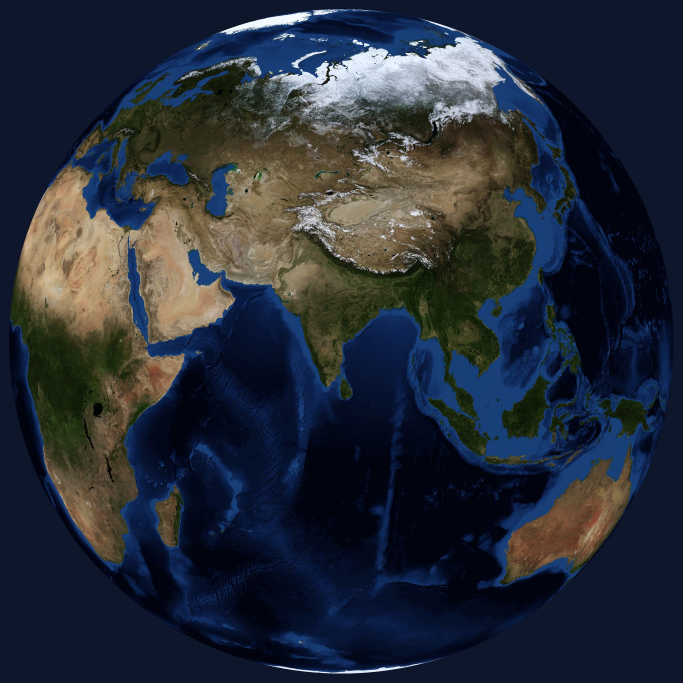
#> input picture assets/images/intro/earth-day.jpg, 2048 x 2048 px (shown at 1/3 size)
$ python intro-earth.py ../assets/images/intro/earth-day.jpg
#> lines starting #> are read from the running program, lines starting #| are printed output that depends on the picture
#> further down, full is the input picture: PIL image 2048x2048 RGB; mean R, G, B 38.7, 44.9, 56.4
"""
The intro's Earth, from NASA's Blue Marble Next Generation (October, with topography and
bathymetry; public domain, NASA Earth Observatory). Seen from straight above the middle of India,
as `GLOBE_CENTRE` in src/components/onboarding/Globe.tsx says.

    python3 scripts/intro-earth.py path/to/world.topo.bathy.200410.3x21600x10800.jpg

The source is 29 MB, from
https://science.nasa.gov/earth/earth-observatory/blue-marble-next-generation/base-topography-bathymetry/
and isn't kept in the repo. Writes, in assets/images/intro/:

- earth-day.jpg / earth-day-web.jpg: the whole side of the Earth facing us, the disc filling the
  picture less the art's rim (RIM in Globe.tsx).
- earth-near.webp: the middle of that same picture, four times finer, for the zoom on a phone: the
  Earth grows some thirty times over before the map takes its place, and the whole-disc picture is
  a blur by then. Its edges fade out, so it melts into the whole rather than ending at a line.
  (A browser scales the picture it has already drawn, so the web goes without.)
- earth-shade.png: the light, laid over both: the far side and the edge in shadow, a thin haze of
  air at the rim.
- earth-air.png: the glow of the air around the Earth, drawn behind it.

Needs numpy and Pillow.
"""
import sys
from pathlib import Path

import numpy as np
from PIL import Image, ImageFilter

Image.MAX_IMAGE_PIXELS = None
OUT = Path(__file__).resolve().parent.parent / "assets/images/intro"
LNG0, LAT0 = 80.0, 16.0
RIM = 4 / 300
# The close-up covers this much of the disc's width, about its middle.
NEAR = 0.25

src_path = Path(sys.argv[1])


def ortho(n: int, span: float, sample):
    """An n x n picture of the part of the facing side [-span, span] about the middle, in units
    of the disc's radius. Returns RGB and whether each pixel is on the Earth."""
    t = (np.arange(n) + 0.5) / n * 2 - 1
    u, v = np.meshgrid(t * span, -t * span)
    rho = np.hypot(u, v)
    on = rho <= 1
    c = np.arcsin(np.clip(rho, 0, 1))
    p0 = np.radians(LAT0)
    with np.errstate(invalid="ignore", divide="ignore"):
        lat = np.degrees(np.arcsin(np.cos(c) * np.sin(p0) + np.where(rho > 0, v * np.sin(c) * np.cos(p0) / rho, 0)))
        lng = LNG0 + np.degrees(np.arctan2(u * np.sin(c), rho * np.cos(c) * np.cos(p0) - v * np.sin(c) * np.sin(p0)))
    lng = (lng + 180) % 360 - 180
    return sample(np.nan_to_num(lat), lng), on


def sampler(img: Image.Image, lng_w: float, lat_n: float, deg_px: float):
#> called with lng_w = -180, lat_n = 90, deg_px = 0.176
    a = np.asarray(img, dtype=np.float32)
    h, w = a.shape[:2]
#> h = 2048; w = 2048

    def sample(lat, lng):
        x = (lng - lng_w) / deg_px - 0.5
        y = (lat_n - lat) / deg_px - 0.5
        x0 = np.clip(np.floor(x).astype(int), 0, w - 2)
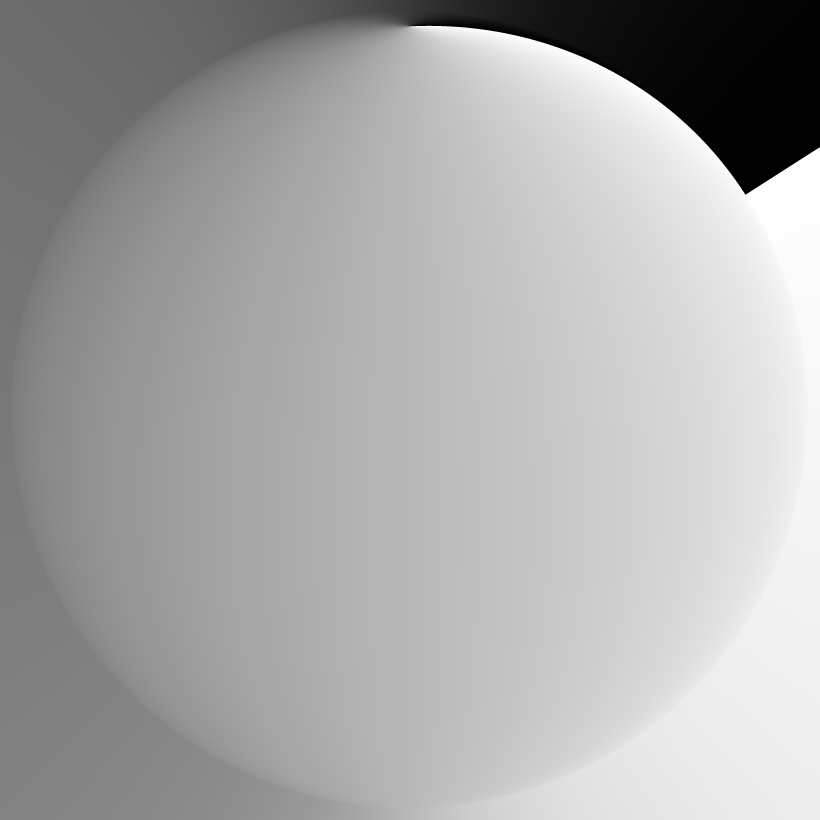
#> x: shape (4096, 4096) float64 (shown at 1/5 size); min -0.5, max 2047.5, mean 1366; drawn with min black and max white
        y0 = np.clip(np.floor(y).astype(int), 0, h - 2)
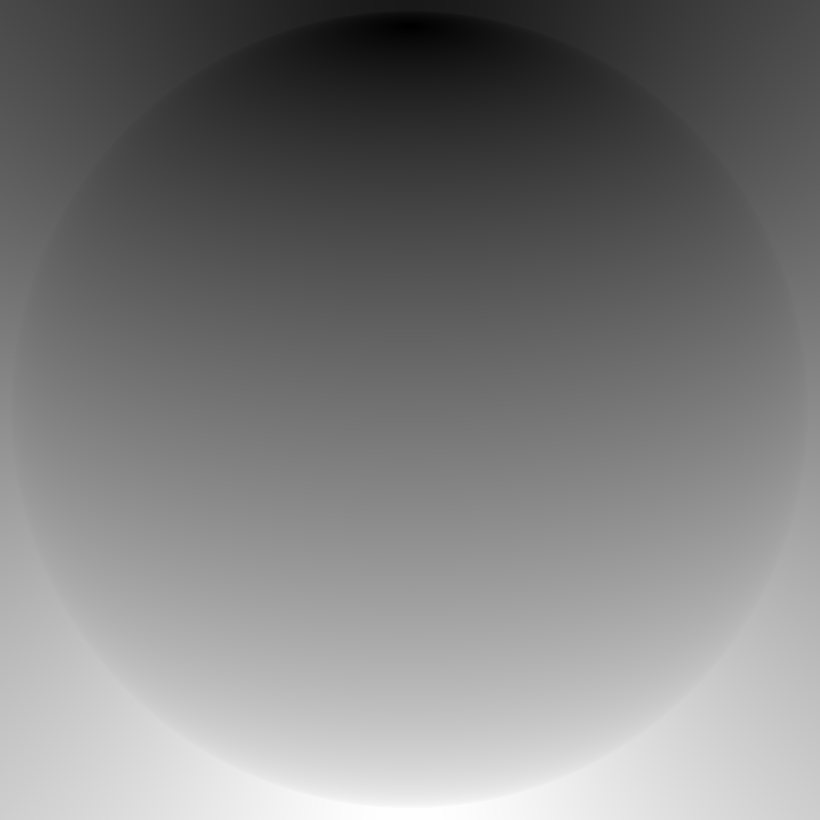
#> y: shape (4096, 4096) float64 (shown at 1/5 size); min -0.286, max 932.5, mean 459; drawn with min black and max white
        fx = np.clip(x - x0, 0, 1)[..., None]
        fy = np.clip(y - y0, 0, 1)[..., None]
#> (the run stopped early here; a loop or call above may not have finished)
